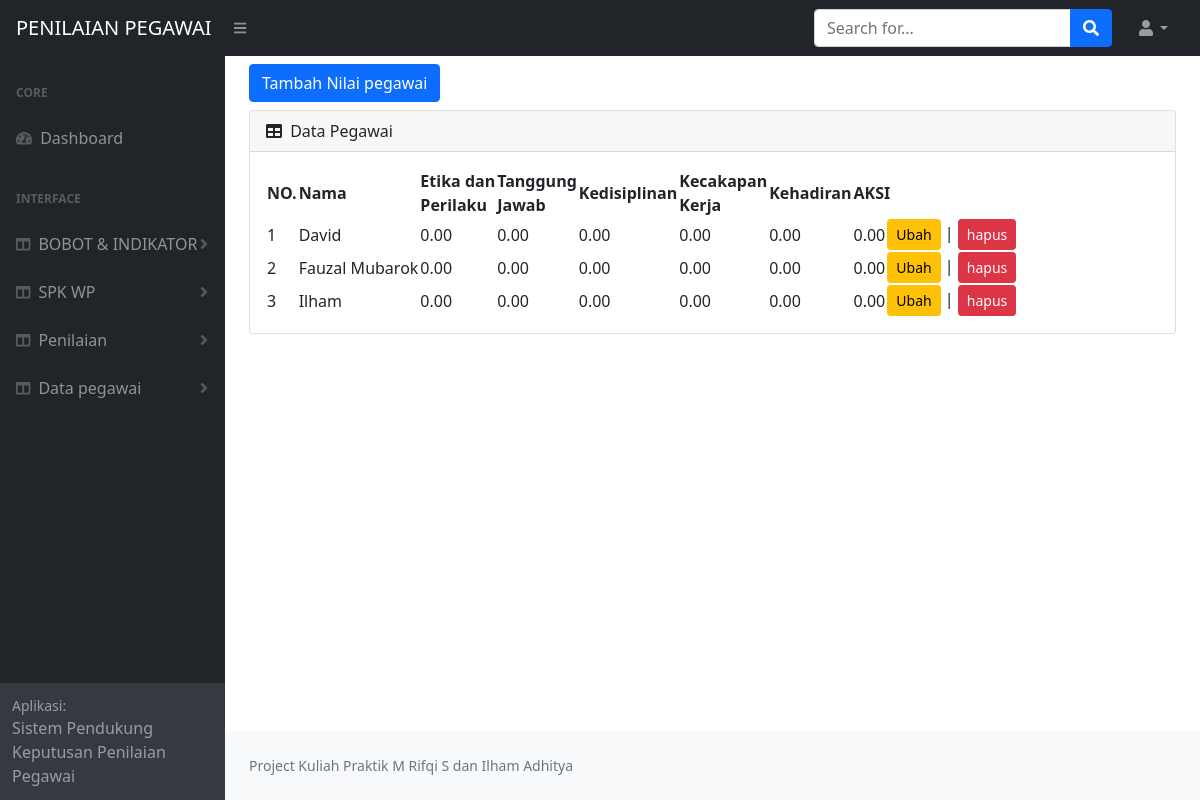
/penilaian.php (signed in), run on the app's committed database.
### tables this page shows
CREATE TABLE `nilai2` (
  `id_nilai2` int(11) NOT NULL,
  `nama` varchar(30) NOT NULL,
  `k1` int(4) NOT NULL,
  `k2` int(4) NOT NULL,
  `k3` int(4) NOT NULL,
  `k4` int(4) NOT NULL,
  `k5` int(4) NOT NULL,
  `k6` int(4) NOT NULL,
  `k7` int(4) NOT NULL,
  `k8` int(4) NOT NULL,
  `k9` int(4) NOT NULL,
  `k10` int(4) NOT NULL,
  `k11` int(4) NOT NULL,
  `k12` int(4) NOT NULL,
  `k13` int(4) NOT NULL
);

### koneksi.php (called while the page is built, shortened)
<?php
$conn = mysqli_connect("localhost", "root", "", "data");
function query($query){
    global $conn;
    $result = mysqli_query($conn, $query);
    $rows=[];
    while($row = mysqli_fetch_assoc($result) ){
        $rows[] = $row;
    }
    return $rows;
}
?>

### penilaian.php (the view, shortened to what this page needs)
<?php include 'koneksi.php';
include 'header.php';
?>
<?php
$nilai = query("SELECT * FROM nilai2 ORDER BY id_nilai2");
$sus = count($nilai);
if($sus == 0){
    $jadi = 1;
}else{
    $jadi = 2;
}
?>
 <div id="layoutSidenav_content">
                <main>
    <?php if($jadi == 1) : ?>
        <span class="blink">Data Kosong, Silahkan Klik Tambah Nilai</span>
    <?php else : ?>
     <div class="container-fluid px-4 mt-2">
                       <a href="tambah_nilaipegawai.php" class="btn btn-primary mb-2">Tambah Nilai pegawai</a>
                         <div class="card mb-4">
                            <div class="card-header">
                                <i class="fas fa-table me-1"></i>
                                Data Pegawai
                            </div>
                            <div class="card-body">
                                <table id="datatablesSimple">
   <thead>
    <tr>
        <th>NO.</th>
        <th>Nama</th>
        <th>Etika dan <br> Perilaku</th>
        <th>Tanggung <br> Jawab</th>
        <th>Kedisiplinan</th>
        <th>Kecakapan <br> Kerja</th>
        <th>Kehadiran</th>
        <th colspan="2">AKSI</th>
    </tr>
</thead>
<tbody>
    <?php $i = 1; ?>
    <?php foreach ($nilai as $row) :  ?>
    <?php
        $jumlah_k1 = $langkah2["k1"] + $langkah2["k2"];
        $kriteria1 = ($jumlah_k1 / 8) * 100;
        $jumlah_k2 = $langkah2["k3"] + $langkah2["k4"] + $langkah2["k5"];
        $kriteria2 = ($jumlah_k2 / 12) * 100;
        $jumlah_k3 = $langkah2["k6"] + $langkah2["k7"];
        $kriteria3 = ($jumlah_k3 / 8) * 100;
        $jumlah_k4 = $langkah2["k8"] + $langkah2["k9"];
        $kriteria4 = ($jumlah_k4 / 8) * 100;
        $jumlah_k5 = $langkah2["k10"] + $langkah2["k11"];
        $kriteria5 = ($jumlah_k5 / 8) * 100;
        $jumlah_k6 = $langkah2["k12"] + $langkah2["k13"];
        $kriteria6 = ($jumlah_k6 / 8) * 100;
    ?>
    <tr>
        <td><?php echo $i; ?></td>
        <td><?php echo $row["nama"]; ?></td>
        <td><?php echo number_format( $kriteria1, 2 ) ; ?></td>
        <td><?php echo number_format( $kriteria2, 2) ; ?></td>
        <td><?php echo number_format( $kriteria3, 2 ) ; ?></td>
        <td><?php echo number_format( $kriteria4, 2 ) ; ?></td>
        <td><?php echo number_format( $kriteria5, 2 ) ; ?></td>
        <td><?php echo number_format( $kriteria6, 2 ) ; ?></td>
        <td>
            <a href="ubah_nilai.php?id=<?= $row["id_nilai2"]; ?>" class="btn btn-warning btn-sm aksi">Ubah</a> |
            <a href="hapus_nilai.php?id=<?= $row["id_nilai2"]; ?>" class="btn btn-danger btn-sm aksi" onclick="return confirm('yakin ingin menghapus?');">hapus</a>
        </td>
    </tr>
    <?php $i++; ?>
    <?php endforeach; ?>
</tbody>
    </table>
    <?php endif; ?>
    </div>
</main>
<?php include 'footer.php'; ?>

### data on the page
nilai2: nama "David", kriteria1 "0.00", kriteria2 "0.00", kriteria3 "0.00", kriteria4 "0.00", kriteria5 "0.00", kriteria6 "0.00"
nilai2: nama "Fauzal Mubarok", kriteria1 "0.00", kriteria2 "0.00", kriteria3 "0.00", kriteria4 "0.00", kriteria5 "0.00", kriteria6 "0.00"
nilai2: nama "Ilham", kriteria1 "0.00", kriteria2 "0.00", kriteria3 "0.00", kriteria4 "0.00", kriteria5 "0.00", kriteria6 "0.00"
